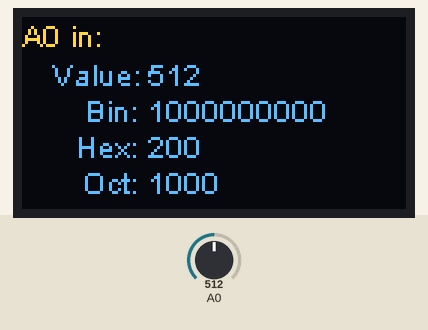
This sketch was run on a simulated ESP8266 (NodeMCU). On the bench: 128×64 one-colour display. Inputs (shaded band) come from the test bench; at power-on: A0 = 512. The OLED is the two-colour kind (top 16 rows yellow); what the sketch prints to the serial monitor is not drawn.

Above: at 1.2 s.
1.3 s: A0 set to 1023
At 1.9 s:
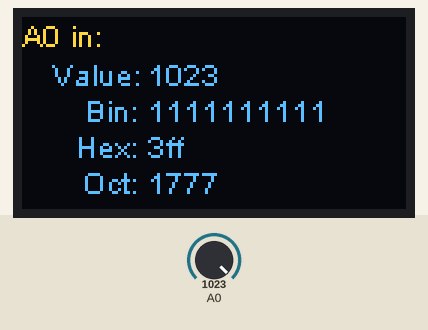
2.8 s: A0 set to 716
At 4.0 s:
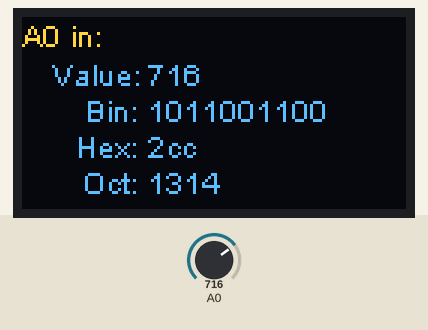
4.3 s: A0 set to 122
At 5.5 s:
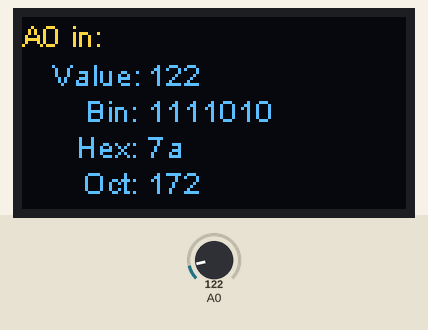
Timing chart, 0 to 7.3 s (numbered marks = the images above; inputs shaded):
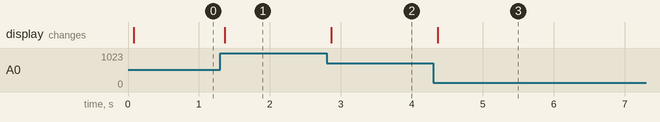

The sketch:

A0_to_DigiPot_test_v2.ino
```cpp
#include <SPI.h>
#include "SSD1306.h"

#define SDA_PIN 5
#define SCL_PIN 4

SSD1306  display(0x3c, SDA_PIN, SCL_PIN);

const int csPin = 15;
int A0_input = 0;


void setup() {
    SPI.begin();
    SPI.setBitOrder(MSBFIRST); // From Data Sheet
    SPI.setDataMode(SPI_MODE1);
    pinMode(csPin,OUTPUT);
    Serial.begin(115200);
    display.init();
    display.flipScreenVertically();
    display.clear();
    display.setFont(ArialMT_Plain_10);
    display.display();
    }

void digitalPotWrite(int address, int value) {
    digitalWrite(csPin, LOW); //select slave
    byte command = 0xB0; //0xB0 = 10110000
    command += address;
    SPI.transfer(command);
    byte byte1 = (value >> 8);
    byte byte0 = (value & 0xFF); //0xFF = B11111111
    SPI.transfer(byte1);
    SPI.transfer(byte0);
    digitalWrite(csPin, HIGH); //de-select slave
    }

void oled_display() {
    display.drawString(0, 0, "A0 in:");
    display.drawString(10, 13, "Value:");
    display.drawString(42, 13, String(analogRead(A0)));
    display.drawString(21, 25, "Bin:");
    display.drawString(42, 25, String(analogRead(A0),BIN));
    display.drawString(18, 37, "Hex:");
    display.drawString(42, 37, String(analogRead(A0),HEX));
    display.drawString(20, 49, "Oct:");
    display.drawString(42, 49, String(analogRead(A0),OCT));
    }

void loop() {
    A0_input = map(analogRead(A0), 0, 1023, 0, 1023);
    delay(50);
    digitalPotWrite(0,A0_input);
    Serial.print("A0: - Analog read:");
    Serial.print(analogRead(A0));
    Serial.print("\t");
    Serial.print("Bin:");
    Serial.print(analogRead(A0),BIN);
    Serial.print("\t");
    Serial.print("\t");
    Serial.print("Hex:");
    Serial.print(analogRead(A0),HEX);
    Serial.print("\t");
    Serial.print("Oct:");
    Serial.print(analogRead(A0),OCT);
    Serial.print("\t");
    Serial.print("Dec:");
    Serial.println(analogRead(A0),DEC);
    display.clear();
    oled_display();
    display.display();
    delay(50);
    }
```

Measured:
- after the input at 1.3 s, the display: changes after 0.06 s (image 1)
- after the input at 2.8 s, the display: changes after 0.07 s (image 2)
- after the input at 4.3 s, the display: changes after 0.07 s (image 3)
